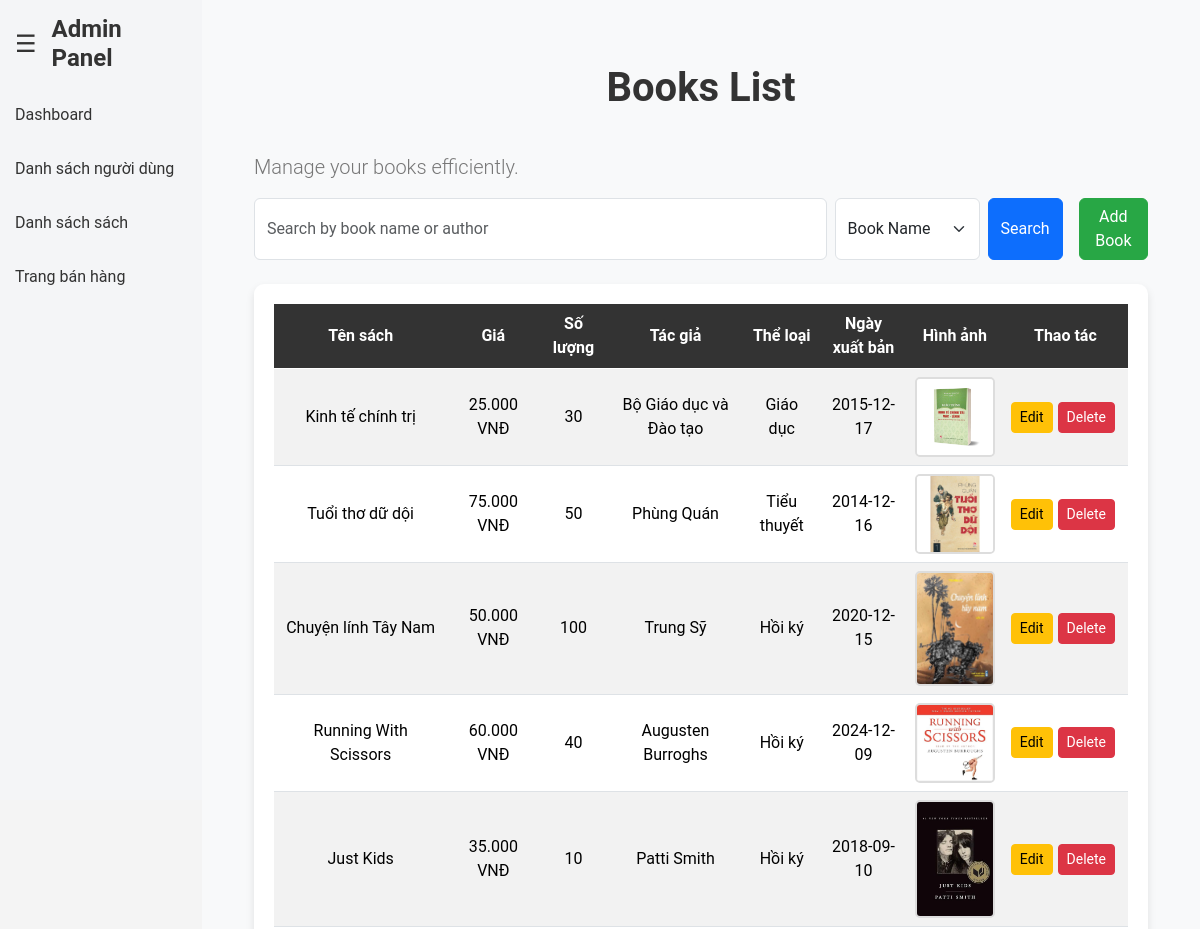
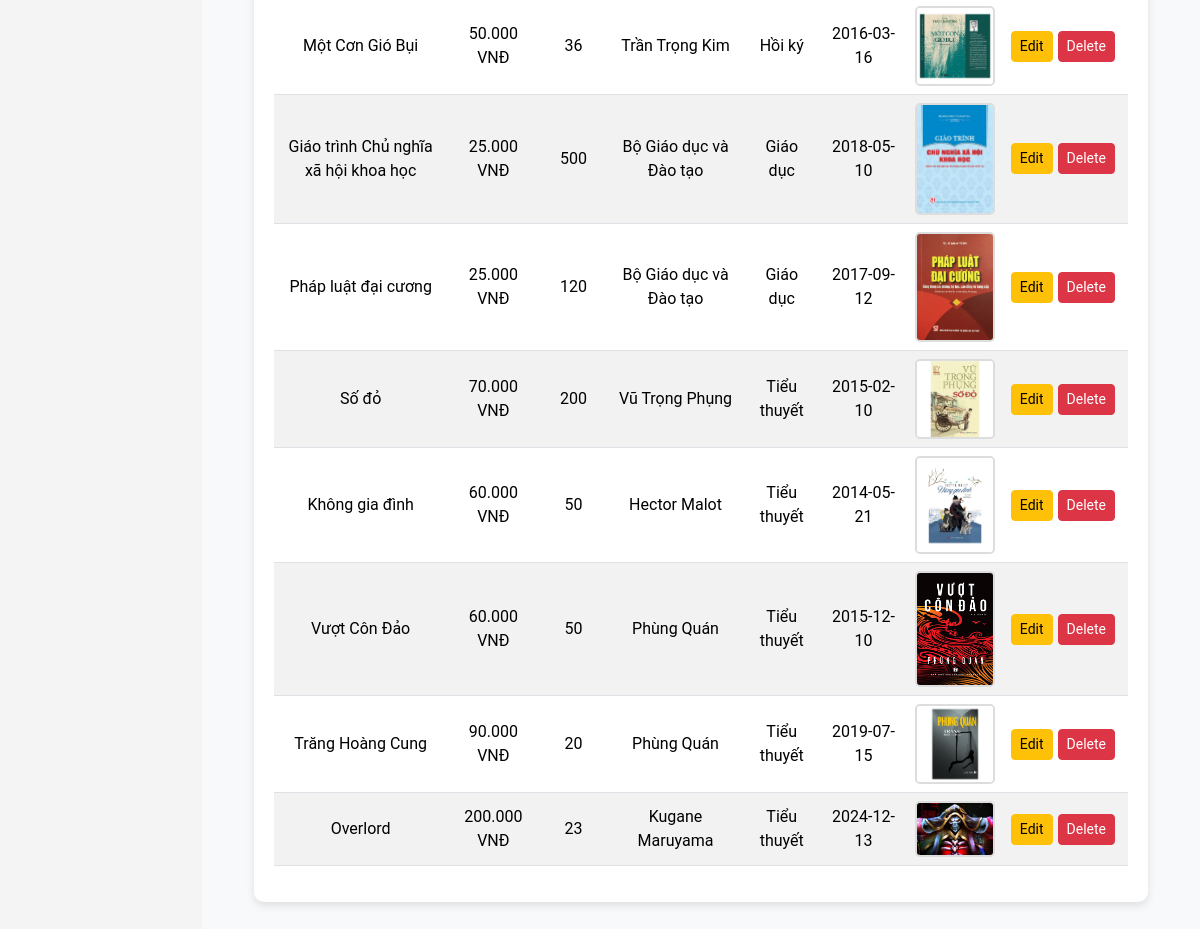
Screenshot of /book/book-list/ (signed in) with the database file from the repository (2 pictures, top to bottom).
### tables this page shows
CREATE TABLE `sach` (
  `masach` int(100) NOT NULL,
  `tensach` varchar(50) NOT NULL,
  `gia` int(50) NOT NULL,
  `soluong` int(50) NOT NULL,
  `tacgia` varchar(50) NOT NULL,
  `maloai` int(100) NOT NULL,
  `anh` varchar(50) NOT NULL,
  `ngayxuatban` date NOT NULL
);

CREATE TABLE `loai` (
  `maloai` int(100) NOT NULL,
  `tenloai` varchar(50) NOT NULL
);

### src/Controller.php (called while the page is built, shortened)
<?php
class Controller {
    protected function render($view_name, $data = []) {
        extract($data);
        include __DIR__ . "\Views\\$view_name.php";
    }
}

### src/Controllers/BookAdminController.php (called while the page is built, shortened)
<?php
class BookAdminController extends Controller
{
    private $bookModel;
    public function __construct()
    {
        $this->bookModel = new BookAdmin();
    }
    public function index()
    {
        $books = $this->bookModel->getAllBooks();
        $this->render('books/book-list', ['books' => $books]);
    }
}

### index.php (called while the page is built, shortened)
<?php
require __DIR__. '/src/routes.php';
$uri = $_SERVER['REQUEST_URI'];
$router->match($uri);

### src/Models/BookAdmin.php (called while the page is built, shortened)
<?php
class BookAdmin
{
    public $connection;
    public function __construct()
    {
        $host = DB_HOST;
        $username = DB_USER;
        $password = DB_PASSWORD;
        $database = DB_NAME;
        $this->connection = new \mysqli($host, $username, $password, $database);
    }
    public function getAllBooks()
    {
        $query = "SELECT sach.*, loai.tenloai
              FROM sach JOIN loai ON sach.maloai = loai.maloai";
        $result = $this->connection->query($query);
        return $result->fetch_all(MYSQLI_ASSOC);
    }
}

### src/Views/books/book-list.php (the view, shortened to what this page needs)
<!DOCTYPE html>
<html lang="en">
<head>
    <link href="https://cdn.jsdelivr.net/npm/bootstrap@5.3.3/dist/css/bootstrap.min.css" rel="stylesheet">
    <link href="<?= URLROOT ?>/css/adminpanel.css" rel="stylesheet">
</head>
<body>
    <div class="content">
        <div class="container mt-4">
            <h1 class="text-center">Books List</h1>
            <div class="d-flex justify-content-between align-items-center mb-3">
                <p class="lead mb-0">Manage your books efficiently.</p>
            </div>
            <form method="get" action="<?= URLROOT ?>/book/searchBooks" class="d-flex mb-4 search-form">
                <input type="text" name="search" class="form-control me-2" placeholder="Search by book name or author"
                    value="<?= htmlspecialchars($_GET['search'] ?? '') ?>" style="flex-grow: 1; max-width: 600px;">
                <select name="searchBy" class="form-select me-2" style="width: 200px;">
                    <option value="tensach" <?= (isset($_GET['searchBy']) && $_GET['searchBy'] == 'tensach') ? 'selected' : '' ?>>Book Name</option>
                </select>
                <button type="submit" class="btn btn-primary me-3">Search</button>
                <a href="<?= URLROOT ?>/book/create" class="btn btn-success">Add Book</a>
            </form>
            <div class="table-responsive">
                <table class="table table-striped table-hover align-middle">
                    <thead class="table-dark">
                        <tr>
                            <th>Tên sách</th>
                            <th>Giá</th>
                            <th>Số lượng</th>
                            <th>Tác giả</th>
                            <th>Thể loại</th>
                            <th>Ngày xuất bản</th>
                            <th>Hình ảnh</th>
                            <th>Thao tác</th>
                        </tr>
                    </thead>
                    <tbody>
                        <?php foreach ($books as $book): ?>
                            <tr>
                                <td><?= htmlspecialchars($book['tensach']) ?></td>
                                <td><?= number_format($book['gia'], 0, ',', '.') ?> VNĐ</td>
                                <td><?= htmlspecialchars($book['soluong']) ?></td>
                                <td><?= htmlspecialchars($book['tacgia']) ?></td>
                                <td><?= htmlspecialchars($book['tenloai']) ?></td>
                                <td><?= htmlspecialchars($book['ngayxuatban']) ?></td>
                                <td>
                                    <img src="<?= URLROOT . '/' . htmlspecialchars($book['anh']) ?>"
                                        alt="<?= htmlspecialchars($book['tensach']) ?>"
                                        onclick="showImageModal('<?= URLROOT . '/' . htmlspecialchars($book['anh']) ?>')"
                                        style="cursor: pointer;">
                                </td>
                                <td>
                                    <div class="action-buttons d-flex justify-content-center">
                                        <a href="<?= URLROOT ?>/book/update/<?= $book['masach'] ?>"
                                            class="btn btn-warning btn-sm">Edit</a>
                                        <a href="<?= URLROOT ?>/book/delete/<?= $book['masach'] ?>" method="POST"
                                            class="btn btn-danger btn-sm"
                                            onclick="return confirm('Are you sure you want to delete this book?');">
                                            Delete
                                        </a>
                                    </div>
                                </td>
                            </tr>
                        <?php endforeach; ?>
                    </tbody>
                </table>
            </div>
        </div>
    </div>
</body>
</html>
<?php $content = ob_get_clean(); ?>
<?php include(__DIR__ . '/../../../templates/layout_admin.php'); ?>

### src/Router.php (shortened to what this page needs)
<?php
class Router {
    private $routes = [];
    public function addRoute($pattern, $callback) {
        $this->routes[$pattern] = $callback;
    }
    public function match($uri) {
        uksort($this->routes, function ($a, $b) {
            return strlen($b) - strlen($a);
        });
        foreach ($this->routes as $pattern => $callback) {
            if (preg_match($pattern, $uri, $matches)) {
                array_shift($matches);
                call_user_func_array($callback, $matches);
                return;
            }
        }
    }
}

### templates/layout_admin.php (shortened to what this page needs)
<!DOCTYPE html>
<html lang="en">
<head>
    <link href="https://cdn.jsdelivr.net/npm/bootstrap@5.0.0/dist/css/bootstrap.min.css" rel="stylesheet">
    <link href="<?= URLROOT ?>/public/css/adminpanel.css" rel="stylesheet">
</head>
<body class="layout-body">
    <div class="sidebar" id="sidebar">
        <div class="sidebar-header">
            <span class="menu-toggle" onclick="toggleSidebar()">&#9776;</span>
            <h1>Admin Panel</h1>
        </div>
            <ul class="menu-list">
                <li><a href="<?= URLROOT ?>/admin/dashboard/" class="hidden">Dashboard</a></li>
                <li><a href="<?= URLROOT ?>/user/user-list/" class="hidden">Danh sách người dùng</a></li>
                <li><a href="<?= URLROOT ?>/book/book-list/" class="hidden">Danh sách sách</a></li>
                <li><a href="<?= URLROOT ?>" class="hidden">Trang bán hàng</a></li>
        </ul>
    </div>
    <div class="layout-content">
        <?= $content ?>
    </div>
</body>
</html>

### css/adminpanel.css (style rules this page uses)
body { margin: 0; font-family: 'Arial', sans-serif; display: flex; overflow-x: hidden; }
.sidebar { width: 250px; height: 100vh; background-color: #f4f5f7; transition: all 0.3s ease; overflow: hidden; }
.sidebar-header { display: flex; align-items: center; padding: 15px; }
.sidebar-header h1 { font-size: 20px; transition: opacity 0.3s ease; }
.menu-toggle { font-size: 24px; cursor: pointer; margin-right: 15px; }
.sidebar h1 { font-size: 24px; margin: 0; display: inline-block; }
.menu-list { list-style: none; padding: 0; }
.menu-list li { padding: 15px; display: flex; align-items: center; justify-content: space-between; }
.menu-list li a { text-decoration: none; color: #333; font-size: 16px; flex: 1; }
.content { padding: 20px; flex: 1; }
.layout-content { flex-grow: 1; padding: 20px; background-color: #f8f9fa; overflow-y: auto; }
.sidebar .menu-toggle { color: #333; font-size: 24px; }

### src/Views/books/book-list.php (style rules this page uses)
body { background-color: #f4f4f4; font-family: 'Roboto', sans-serif; }
.container { max-width: 1200px; }
h1 { color: #333; margin-bottom: 40px; font-weight: 700; }
.lead { color: #777; }
.btn-success { background-color: #28a745; border-color: #28a745; }
.table-responsive { background-color: #ffffff; border-radius: 10px; padding: 20px; box-shadow: 0 4px 8px rgba(0, 0, 0, 0.1); margin-top: 20px; }
.table-striped tbody tr:nth-of-type(odd) { background-color: #f9f9f9; }
.table th, .table td { vertical-align: middle; text-align: center; }
.table th { background-color: #333; color: #fff; }
.action-buttons a { margin-right: 5px; }
.table img { max-width: 80px; height: auto; object-fit: cover; border-radius: 5px; border: 2px solid #ddd; transition: transform 0.2s ease-in-out, box-shadow 0.2s ease-in-out; cursor: pointer; }

### rows the page displays
sach: tensach "Kinh tế chính trị", gia "25.000", soluong "30", tacgia "Bộ Giáo dục và Đào tạo", maloai.tenloai "Giáo dục", ngayxuatban "2015-12-17", anh (picture)
sach: tensach "Tuổi thơ dữ dội", gia "75.000", soluong "50", tacgia "Phùng Quán", maloai.tenloai "Tiểu thuyết", ngayxuatban "2014-12-16", anh (picture)
sach: tensach "Chuyện lính Tây Nam", gia "50.000", soluong "100", tacgia "Trung Sỹ", maloai.tenloai "Hồi ký", ngayxuatban "2020-12-15", anh (picture)
sach: tensach "Running With Scissors", gia "60.000", soluong "40", tacgia "Augusten Burroghs", maloai.tenloai "Hồi ký", ngayxuatban "2024-12-09", anh (picture)
sach: tensach "Just Kids", gia "35.000", soluong "10", tacgia "Patti Smith", maloai.tenloai "Hồi ký", ngayxuatban "2018-09-10", anh (picture)
sach: tensach "Một Cơn Gió Bụi", gia "50.000", soluong "36", tacgia "Trần Trọng Kim", maloai.tenloai "Hồi ký", ngayxuatban "2016-03-16", anh (picture)
sach: tensach "Giáo trình Chủ nghĩa xã hội khoa học", gia "25.000", soluong "500", tacgia "Bộ Giáo dục và Đào tạo", maloai.tenloai "Giáo dục", ngayxuatban "2018-05-10", anh (picture)
sach: tensach "Pháp luật đại cương", gia "25.000", soluong "120", tacgia "Bộ Giáo dục và Đào tạo", maloai.tenloai "Giáo dục", ngayxuatban "2017-09-12", anh (picture)
sach: tensach "Số đỏ", gia "70.000", soluong "200", tacgia "Vũ Trọng Phụng", maloai.tenloai "Tiểu thuyết", ngayxuatban "2015-02-10", anh (picture)
sach: tensach "Không gia đình", gia "60.000", soluong "50", tacgia "Hector Malot", maloai.tenloai "Tiểu thuyết", ngayxuatban "2014-05-21", anh (picture)
sach: tensach "Vượt Côn Đảo", gia "60.000", soluong "50", tacgia "Phùng Quán", maloai.tenloai "Tiểu thuyết", ngayxuatban "2015-12-10", anh (picture)
sach: tensach "Trăng Hoàng Cung", gia "90.000", soluong "20", tacgia "Phùng Quán", maloai.tenloai "Tiểu thuyết", ngayxuatban "2019-07-15", anh (picture)
sach: tensach "Overlord", gia "200.000", soluong "23", tacgia "Kugane Maruyama", maloai.tenloai "Tiểu thuyết", ngayxuatban "2024-12-13", anh (picture)
